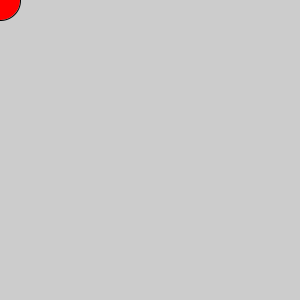
Frame 1 (no input)
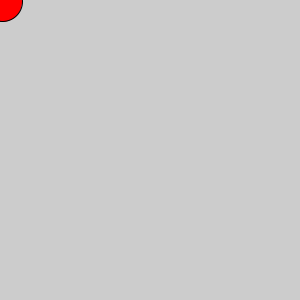
Frame 60 (the mouse pressed at the canvas centre just before this capture)
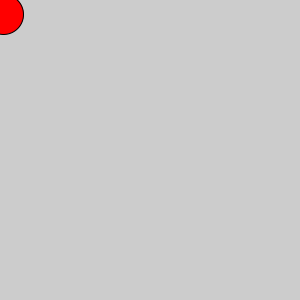
Frame 120 (the mouse held since frame 60 and released just before this capture)

The Processing sketch that drew these frames (run headless with seeded random() and noise(); from frame 60 on, the mouse is pressed at the canvas centre):

// Processing sketch: simple
// ── simple.pde
class Agent {
  PVector pos, vel;
  
  Agent() {
    pos = new PVector(0.0, 0.0);
    vel = new PVector(1.0, 1.0);
  }
  
  void step() {
    pos = pos.add(vel);
    
    if (pos.x < 0 || pos.x > width || pos.y < 0 || pos.y > height) {
      pos = pos.sub(vel);
    }
    
    //vel = vel.add(new PVector(random(1.0)-0.5, random(1.0)-0.5));
    vel = new PVector(random(3.0)-1.5, random(3.0)-1.5);
  }
  
  void draw() {
    fill(color(255,0,0));
    ellipse(pos.x, pos.y, 40.0, 40.0);
  }
}

//

Agent a;

void setup() {
  size(300, 300);
  a = new Agent();
}

void draw() {
  background(204);  
  
  a.draw();
  
  a.step();
}
